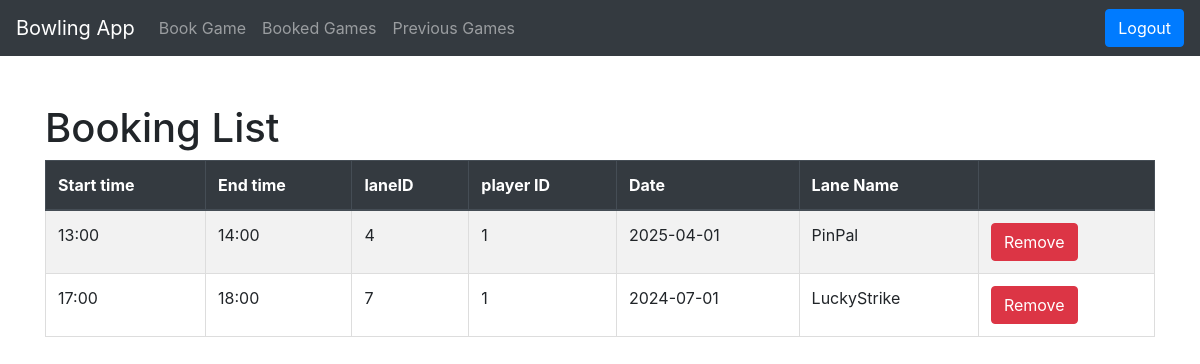
Page /booked_games (signed in) on the committed database.
### tables this page shows
CREATE TABLE Bookings (bookingId INTEGER PRIMARY KEY AUTOINCREMENT, startTime time, endTime time, laneID INTEGER REFERENCES BowlingLanes (laneID), playerID INTEGER REFERENCES Players (playerID), date date);

CREATE TABLE BowlingLanes (laneID INTEGER PRIMARY KEY, laneName varchar);

### app.py (the view)
@app.route("/booked_games", methods=["GET"])
def show_booked_games():
    player_ID = session["player_id"]
    return render_template("bookings.html", bookings=query_db('SELECT * FROM Bookings INNER JOIN BowlingLanes ON Bookings.LaneID = BowlingLanes.laneID  WHERE playerID = ?', [player_ID]))

### test.py (called while the page is built)
def get_db():
    db = getattr(g, '_database', None)
    if db is None:
        db = g._database = sqlite3.connect(DATABASE)
        db.row_factory = sqlite3.Row
    return db

def query_db(query, args=(), one=False, commit=False):
    try:
        if commit:
            db = get_db()
            cur = db.execute(query, args)
            db.commit()
            cur.close()
            return None
        else:
            cur = get_db().execute(query, args)
            rv = cur.fetchall()
            cur.close()
            return (rv[0] if rv else None) if one else rv
    except sqlite3.Error as e:
        print("SQLite error:", e)
        return e

### template/bookings.html (shortened to what this page needs)
<!DOCTYPE html>
<html lang="en">
<head>
    <link rel="stylesheet" href="https://stackpath.bootstrapcdn.com/bootstrap/4.5.2/css/bootstrap.min.css">
</head>
<body>
    <nav class="navbar navbar-expand-lg navbar-dark bg-dark">
        <a class="navbar-brand" href="/logged_in">Bowling App</a>
        <div class="collapse navbar-collapse" id="navbarNav">
            <ul class="navbar-nav">
                <li class="nav-item">
                    <a class="nav-link" href="/book_game">Book Game</a>
                </li>
                <li class="nav-item">
                    <a class="nav-link" href="/booked_games">Booked Games</a>
                </li>
                <li class="nav-item">
                    <a class="nav-link" href="/previous_games">Previous Games</a>
                </li>
            </ul>
        </div>
        <form action="/logout" method="POST" class="ml-auto">
            <button type="submit" class="btn btn-primary">Logout</button>
        </form>
    </nav>
    <div class="container">
        <h1 class="mt-5">Booking List</h1>
        <table class="table table-striped">
            <thead class="thead-dark">
            <tr>
                <th>Start time</th>
                <th>End time</th>
                <th>laneID</th>
                <th>player ID</th>
                <th>Date</th>
                <th>Lane Name</th>
                <th></th>
            </tr>
        </thead>
        <tbody>
            {% for booking in bookings %}
            <tr>
                <td>{{ booking['startTime'] }}</td>
                <td>{{ booking['endTime'] }}</td>
                <td>{{ booking['laneID'] }}</td>
                <td>{{ booking['playerID'] }}</td>
                <td>{{ booking['date'] }}</td>
                <td>{{ booking['laneName'] }}</td>
                <td>
                    <form action="/remove_booking" method="POST">
                        <button type="submit" class="btn btn-danger">Remove</button>
                    </form>
                </td>
            </tr>
            {% endfor %}
        </tbody>
    </table>
</div>
</body>
</html>

### template/bookings.html (style rules this page uses)
table { width: 100%; border-collapse: collapse; }
th, td { border: 1px solid #ddd; padding: 8px; text-align: left; }
th { background-color: #f2f2f2; }

### rows in the picture
Bookings: startTime "13:00", endTime "14:00", laneID "4", playerID "1", date "2025-04-01", laneName "PinPal"
Bookings: startTime "17:00", endTime "18:00", laneID "7", playerID "1", date "2024-07-01", laneName "LuckyStrike"
